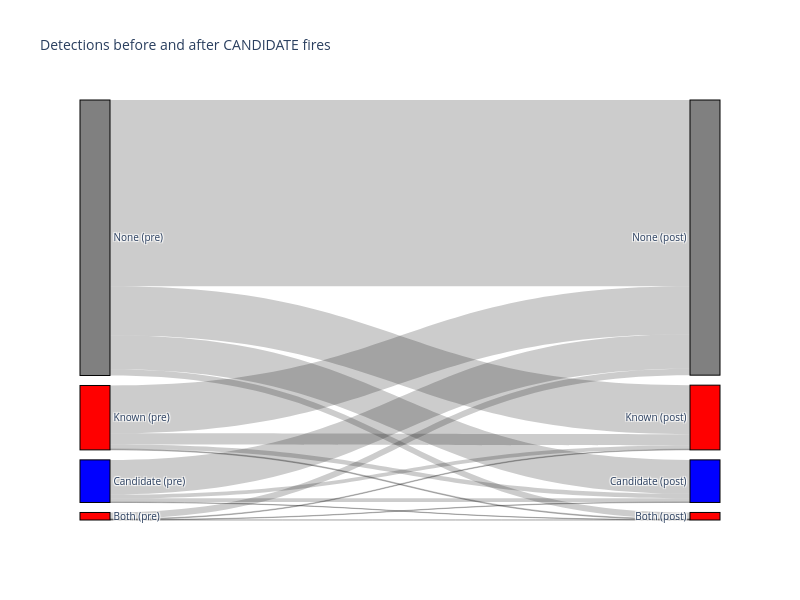

The code cell stored with this chart in its notebook:
### Code cell
names = ['B1','C1','K1','N1','B2','C2','K2','N2']

import plotly.graph_objects as go

fig = go.Figure(data=[go.Sankey(
    node = dict(
      pad = 10,
      thickness = 30,
      line = dict(color = "black", width = 1),
      label = ['Both (pre)','Candidate (pre)','Known (pre)','None (pre)','Both (post)','Candidate (post)','Known (post)','None (post)'],
      color = ['red','blue','red','gray','red','blue','red','gray']
    ),
    link = dict(
      source = [0,0,0,0,1,1,1,1,2,2,2,2,3,3,3,3], # indices correspond to labels, eg A1, A2, A1, B1, ...
      target = [4,5,6,7,4,5,6,7,4,5,6,7,4,5,6,7],
      value = counts
  ))])

fig.update_layout(title_text="Detections before and after CANDIDATE fires", font_size=10)
fig.update_layout(
    autosize=False,  # Set to False to ensure explicit width/height are respected
    width=800,       # Set the desired width in pixels
    height=600       # Set the desired height in pixels
)
fig.write_html('/projects/my-public-bucket/viirs/outputs/western_us/joined_dets_2020_sequence_sankey.html')
fig.show()

### Figure 1 — Plotly figure (JSON) as saved in the notebook; plotly's stock layout.template omitted (floating-point values rounded to 4 significant figures)
{"data": [{"link": {"source": [0, 0, 0, 0, 1, 1, 1, 1, 2, 2, 2, 2, 3, 3, 3, 3], "target": [4, 5, 6, 7, 4, 5, 6, 7, 4, 5, 6, 7, 4, 5, 6, 7], "value": [31, 194, 303, 2693, 159, 1599, 1615, 14866, 353, 1947, 4778, 20495, 2686, 14491, 21014, 79762]}, "node": {"color": ["red", "blue", "red", "gray", "red", "blue", "red", "gray"], "label": ["Both (pre)", "Candidate (pre)", "Known (pre)", "None (pre)", "Both (post)", "Candidate (post)", "Known (post)", "None (post)"], "line": {"color": "black", "width": 1}, "pad": 10, "thickness": 30}, "type": "sankey"}], "layout": {"autosize": false, "font": {"size": 10}, "height": 600, "title": {"text": "Detections before and after CANDIDATE fires"}, "width": 800}}
